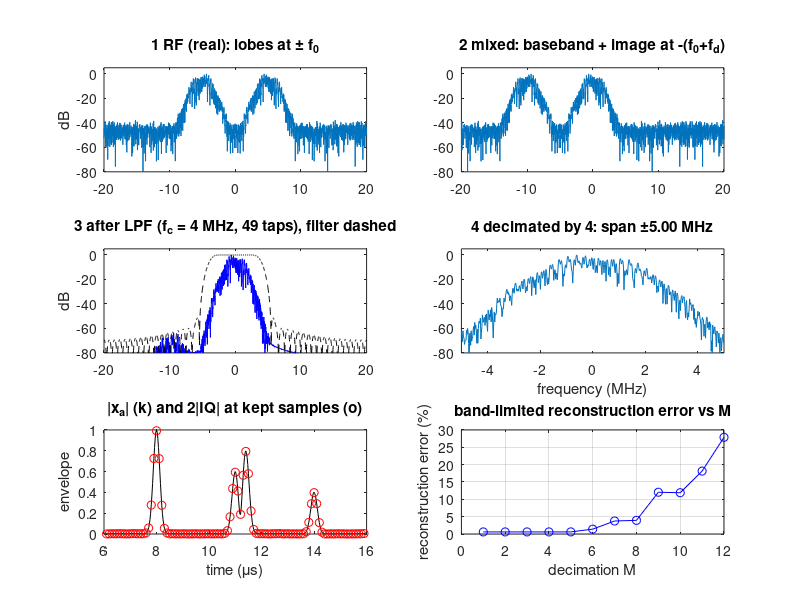
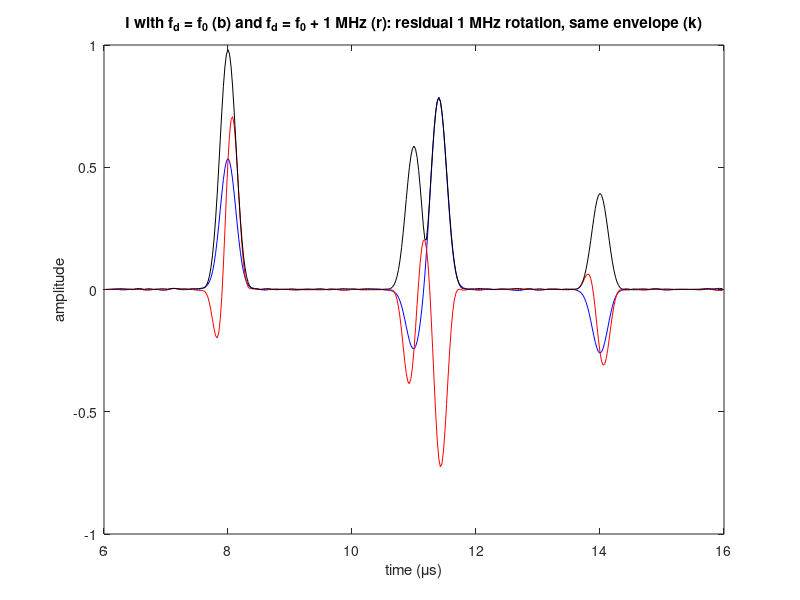

Here is the MATLAB script that generated these plots, in order:
%% m08_iq_demodulation.m  -  IQ demodulation: mix, low-pass, decimate
% Purpose : build the IQ chain by hand: complex mixing with exp(-j2*pi*fd*t),
%           a windowed-sinc FIR low-pass you design yourself (Hamming window
%           written out, no toolbox), and decimation by M. Shows the spectrum
%           at each stage, compares 2|IQ| with the analytic-signal envelope,
%           sweeps M to show where aliasing starts, and shows what a
%           mixing-frequency mismatch does (residual rotation, band clipping).
% Change  : f0, bw, fd (demodulation frequency), fc (LPF cutoff), L (taps), M.
% Expect  : M = 4 (10 MHz IQ): envelope error ~0.6 % (set by the LPF);
%           reconstruction error stays at that floor to M = 5 (8 MHz) and
%           grows from M = 6; ~4 % at M = 8 (5 MHz), ~12 % at M = 9-10.
%           fd = f0 + 1 MHz rotates IQ at -1 MHz with the envelope intact
%           (1.7 %) while fc = 4 MHz passes the shifted band; fc = 2 MHz
%           clips it (envelope error ~24 %, rotation estimate biased).
clear; close all; rng(1);

%% Parameters
fs  = 40;  N = 2048;  t = (0:N-1)'/fs;     % MHz, samples, us
f0  = 5;   bw = 0.6;                       % echo center (MHz), -6 dB frac. BW
sigf = bw*f0/(2*sqrt(2*log(2)));  sigt = 1/(2*pi*sigf);
fd  = 5;                                   % demodulation frequency (MHz)
fc  = 4;                                   % LPF cutoff (MHz)
L   = 49;                                  % FIR length (odd -> integer delay)
M   = 4;                                   % decimation factor

% RF line: a few echoes of different phase plus weak noise
tc  = [8 11 11.4 14 20];  amp = [1 0.6 -0.8 0.4 0.7];
x   = zeros(N,1);
for k = 1:numel(tc)
  x = x + amp(k)*exp(-(t-tc(k)).^2/(2*sigt^2)).*cos(2*pi*f0*(t-tc(k)) + k);
end
x = x + 0.002*randn(N,1);

% Reference: analytic signal by FFT mask
h  = zeros(N,1); h(1) = 1; h(2:N/2) = 2; h(N/2+1) = 1;
xa = ifft(fft(x).*h);

% Windowed-sinc low-pass (Hamming window written out), unit DC gain
% sinc without the toolbox: sin(pi x)/(pi x), with sinc(0) = 1
sinc_ = @(u) (sin(pi*u) + (u==0)) ./ (pi*u + (u==0));
designLPF = @(fc_, L_) ( (2*fc_/fs)*sinc_((-(L_-1)/2:(L_-1)/2)'*2*fc_/fs) ...
                        .* (0.54 - 0.46*cos(2*pi*(0:L_-1)'/(L_-1))) );
normDC   = @(b) b/sum(b);
lpf      = @(v, b) conv(v, b, 'same');     % zero-phase alignment for odd L

% Full chain as one anonymous function: returns IQ at fs (before decimation)
iqchain  = @(x_, fd_, fc_) 2*lpf(x_.*exp(-1j*2*pi*fd_*t), normDC(designLPF(fc_, L)));

%% 1. The chain at nominal settings
b    = normDC(designLPF(fc, L));
xm   = x.*exp(-1j*2*pi*fd*t);              % stage 2: mixed
xl   = 2*lpf(xm, b);                       % stage 3: filtered (x2 restores amplitude)
iq   = xl(1:M:end);  fsIQ = fs/M;          % stage 4: decimated
ref  = xa.*exp(-1j*2*pi*fd*t);             % ideal IQ = analytic signal, carrier removed

% Envelope error at the kept samples
idx  = (1:M:N)';  sel = abs(xa(idx)) > 0.05;
eKept = 100*sqrt(sum((abs(iq(sel)) - abs(xa(idx(sel)))).^2)/sum(abs(xa(idx(sel))).^2));
% Band-limited reconstruction back to 40 MHz (what an interpolator sees)
Nd   = numel(iq);  rec = interpft(iq, Nd*M);
eRec = 100*sqrt(sum(abs(abs(rec(1:N)) - abs(xa)).^2.*(abs(xa)>0.05))/sum(abs(xa).^2.*(abs(xa)>0.05)));
% Complex error vs ideal IQ (includes phase)
ws    = abs(xa) > 0.05;                 % evaluate where the echoes are (noise floor excluded)
eCplx = 100*norm(xl(ws) - ref(ws))/norm(ref(ws));
fprintf('fd = %.1f MHz, fc = %.1f MHz, L = %d, M = %d (IQ rate %.1f MHz)\n', fd, fc, L, M, fsIQ);
fprintf('  2|IQ| vs |x_a| at kept samples      = %.3f %% rms\n', eKept);
fprintf('  band-limited reconstruction error   = %.3f %% rms\n', eRec);
fprintf('  complex IQ error before decimation  = %.3f %% rms\n', eCplx);
fprintf('  -20 dB half-width of the echo band  = %.2f MHz (needs fs/M > %.1f MHz)\n', ...
        sigf*sqrt(2*log(10)), 2*sigf*sqrt(2*log(10)));

%% 2. Sweep the decimation factor
Ms = 1:12; eM = zeros(size(Ms));
for i = 1:numel(Ms)
  q  = xl(1:Ms(i):end);  nd = numel(q);
  r  = interpft(q, nd*Ms(i));  r = r(1:min(N, nd*Ms(i)));
  rr = xa(1:numel(r));  w = abs(rr) > 0.05;
  eM(i) = 100*sqrt(sum((abs(r(w)) - abs(rr(w))).^2)/sum(abs(rr(w)).^2));
end
fprintf('\nM :      '); fprintf('%6d', Ms); fprintf('\nfsIQ:    '); fprintf('%6.1f', fs./Ms);
fprintf('\nerr (%%): '); fprintf('%6.2f', eM); fprintf('\n');

%% 3. Mixing-frequency mismatch
fdm = 6;                                    % demodulate 1 MHz above f0
for fcm = [4 2]
  xlm  = iqchain(x, fdm, fcm);
  ephm = 100*sqrt(sum((abs(xlm) - abs(xa)).^2.*(abs(xa)>0.05))/sum(abs(xa).^2.*(abs(xa)>0.05)));
  % residual rotation rate from the lag-one product inside the first echo
  w8   = abs(t - tc(1)) < 2*sigt;
  rot  = angle(sum(conj(xlm(find(w8)-1)).*xlm(w8)))*fs/(2*pi);
  fprintf('fd = %.1f MHz, fc = %.1f MHz: envelope error %.2f %%, residual rotation %.3f MHz (expect %.1f)\n', ...
          fdm, fcm, ephm, rot, f0 - fdm);
end

%% Figures: spectra at each stage, envelopes in time
F   = @(v) 20*log10(abs(fftshift(fft(v)))/max(abs(fft(x))) + 1e-12);
fax = ((0:N-1)' - N/2)*fs/N;
Hb  = 20*log10(abs(fftshift(fft(b, N))) + 1e-12);
figure('Position', [80 80 900 700]);
subplot(3,2,1); plot(fax, F(x));  axis([-20 20 -80 5]); title('1 RF (real): lobes at \pm f_0'); ylabel('dB');
subplot(3,2,2); plot(fax, F(xm)); axis([-20 20 -80 5]); title('2 mixed: baseband + image at -(f_0+f_d)');
subplot(3,2,3); plot(fax, F(xl/2), 'b', fax, Hb, 'k--'); axis([-20 20 -80 5]);
title(sprintf('3 after LPF (f_c = %g MHz, %d taps), filter dashed', fc, L)); ylabel('dB');
Nq = numel(iq); faq = ((0:Nq-1)' - Nq/2)*fsIQ/Nq;
subplot(3,2,4); plot(faq, 20*log10(abs(fftshift(fft(iq)))/max(abs(fft(iq))) + 1e-12));
axis([-fsIQ/2 fsIQ/2 -80 5]); title(sprintf('4 decimated by %d: span \\pm%.2f MHz', M, fsIQ/2)); xlabel('frequency (MHz)');
subplot(3,2,5); tw = t > 6 & t < 16;
plot(t(tw), abs(xa(tw)), 'k', t(idx(idx>=find(tw,1) & idx<=find(tw,1,'last'))), ...
     abs(iq(idx>=find(tw,1) & idx<=find(tw,1,'last'))), 'ro');
xlabel('time (\mus)'); ylabel('envelope'); title('|x_a| (k) and 2|IQ| at kept samples (o)');
subplot(3,2,6); plot(Ms, eM, 'bo-'); xlabel('decimation M'); ylabel('reconstruction error (%)');
title('band-limited reconstruction error vs M'); grid on;

figure('Position', [100 100 800 300]);
xlm = iqchain(x, fdm, 4);
plot(t(tw), real(xl(tw)), 'b', t(tw), real(xlm(tw)), 'r', t(tw), abs(xlm(tw)), 'k');
xlabel('time (\mus)'); ylabel('amplitude');
title('I with f_d = f_0 (b) and f_d = f_0 + 1 MHz (r): residual 1 MHz rotation, same envelope (k)');
